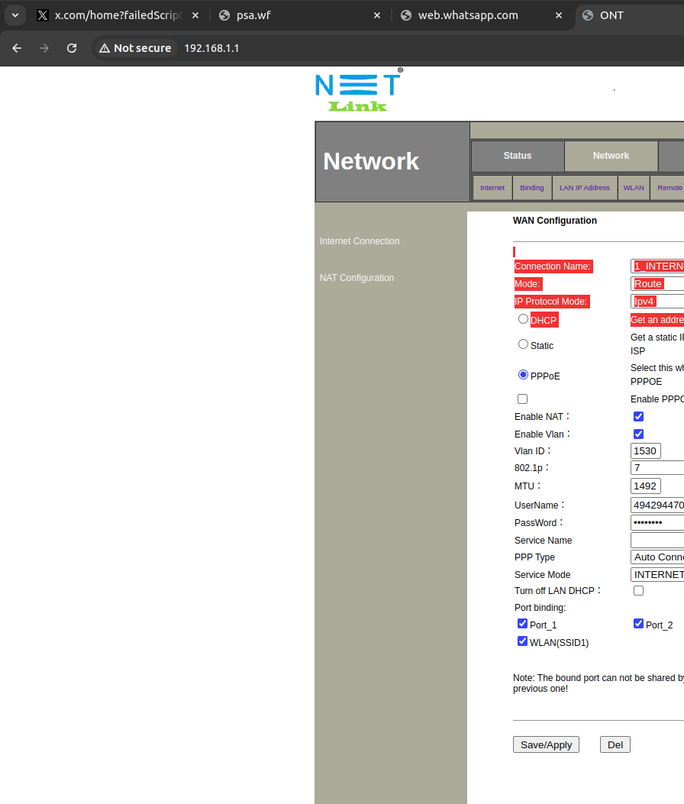
#> input picture 11.png, 684 x 804 px, shrunk from 896 x 1053 before the run, found by its file name
$ python image_stitching.py
#> lines starting #> are read from the running program, lines starting #| are printed output that depends on the picture
import cv2
import numpy as np

def stitch_images(images):
    stitcher = cv2.Stitcher_create()
    status, stitched_image = stitcher.stitch(images)

    if status == cv2.Stitcher_OK:
        print("Stitching completed successfully.")
        cv2.imshow("Stitched Image", stitched_image)
    else:
        print(f"Error during stitching: {status}")

    cv2.waitKey(0)
    cv2.destroyAllWindows()

# Sample Usage
image_paths = ['11.png', '12.png']
images = [cv2.imread(img_path) for img_path in image_paths if cv2.imread(img_path) is not None]
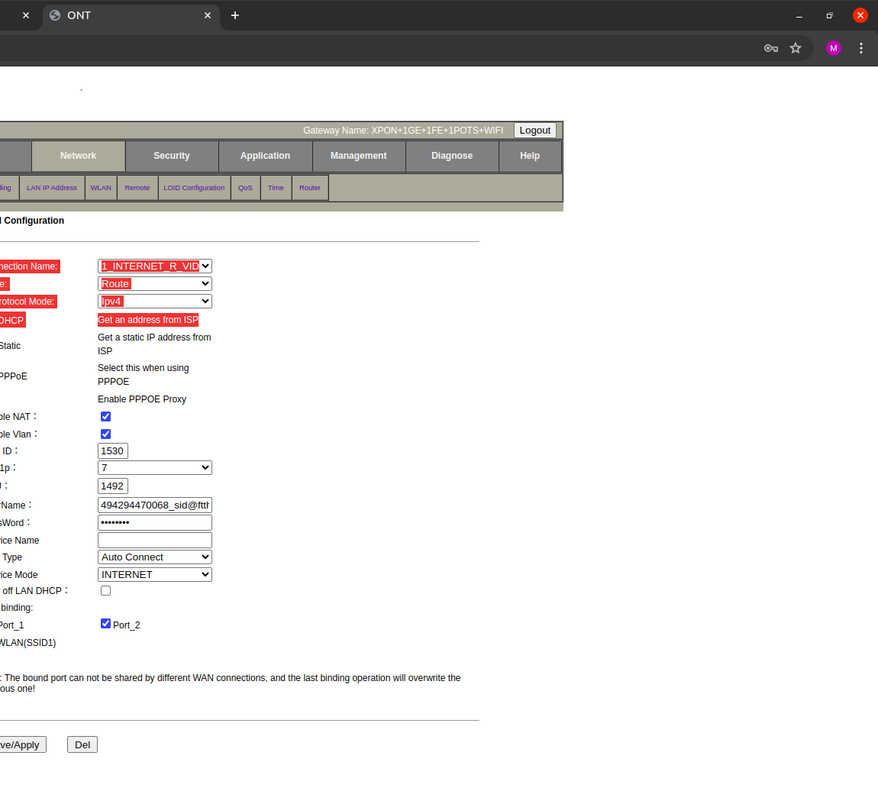
#> input picture 12.png, 878 x 804 px, shrunk from 1150 x 1053 before the run, found by its file name
#> images = 2 items

if len(images) >= 2:
    stitch_images(images)
#> in stitch_images, `status, stitched_image = stitcher.stitch(images)`:
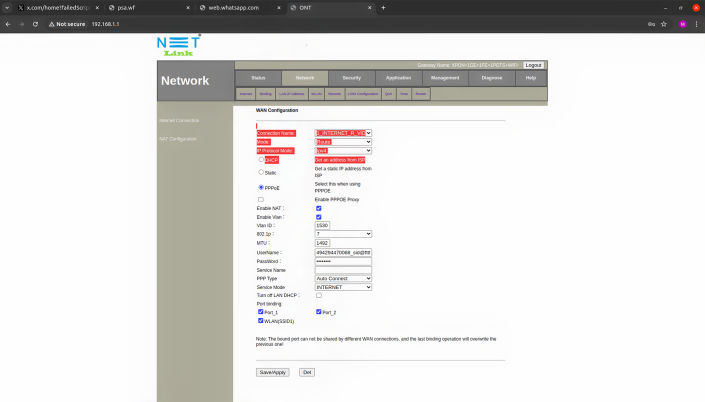
#> stitched_image: shape (803, 1410, 3) (shown at 1/2 size); mean of channels 0, 1, 2 219.4, 221.1, 222.1; drawn as B, G, R
#> in stitch_images, `status, stitched_image = stitcher.stitch(images)`: status = 0
else:
    print("Please provide at least two valid images for stitching.")
